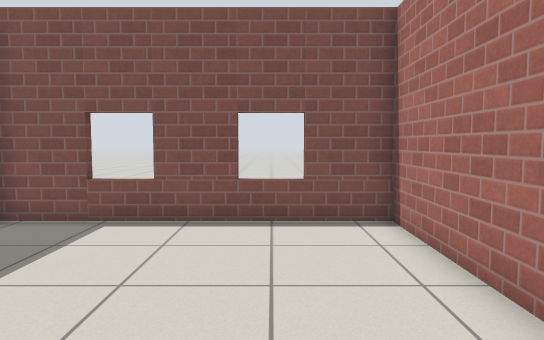
[1] (above)

24 first-person views from a walk through a Gazebo world. The camera is 0.94 m above the floor, tilts 4° down and sees 70° across. The floor is counted in squares, 0.5 m on a side. Each view is taken from the middle of a square. On the plan, view 1 faces up. The plan holds only what a view shows up to about 19 squares ahead; the rest is blank. Gazebo's built-in surfaces are drawn with simple patterns.

[2]
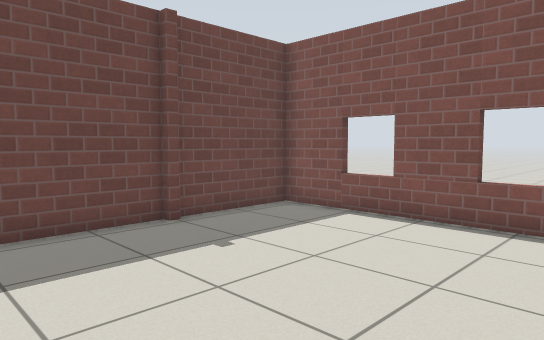

[3]
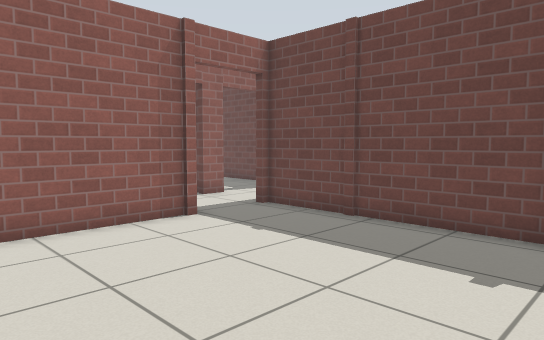

[4]
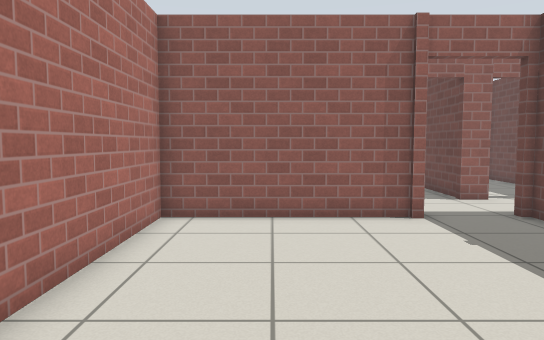

[5]
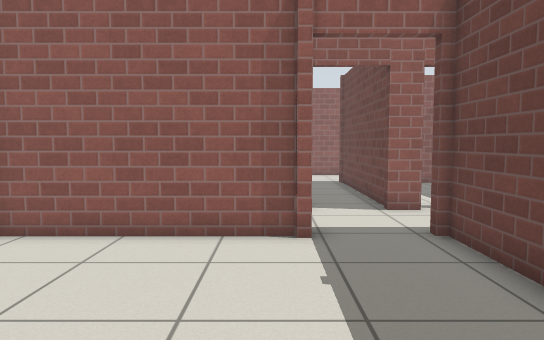

[6]
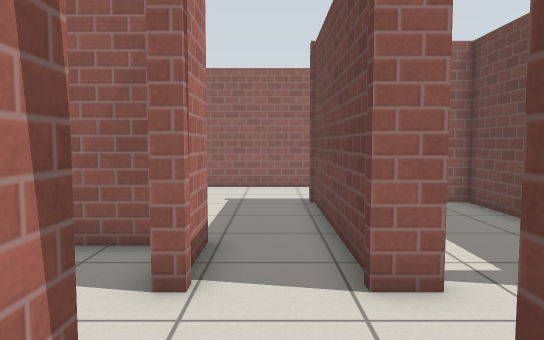

[7]
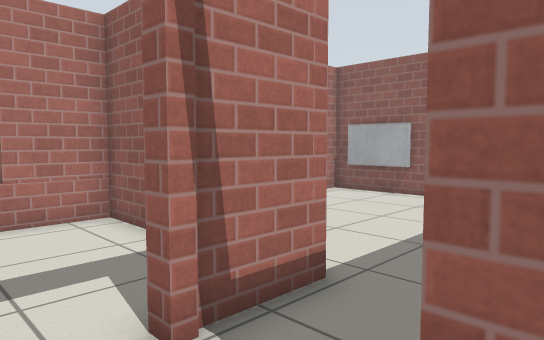

[8]
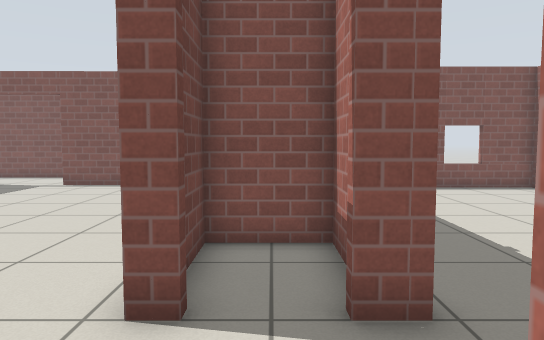

[9]
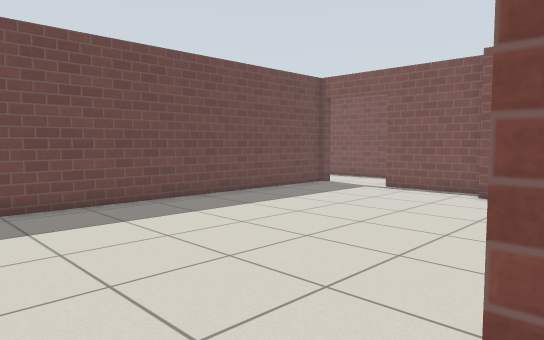

[10]
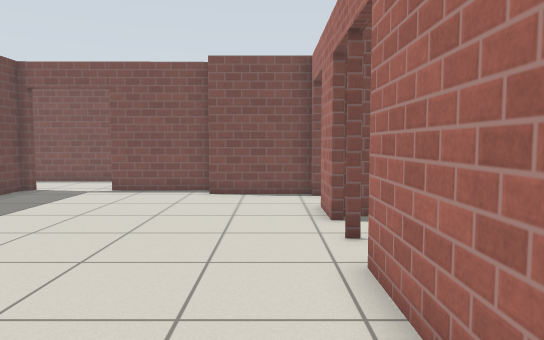

[11]
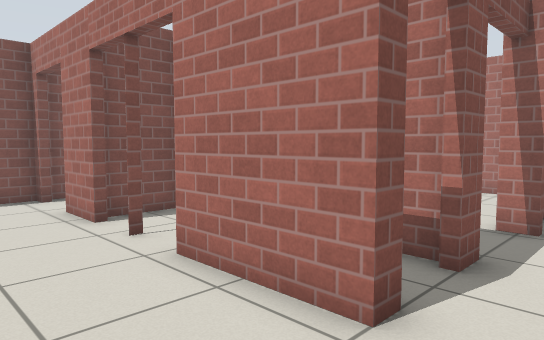

[12]
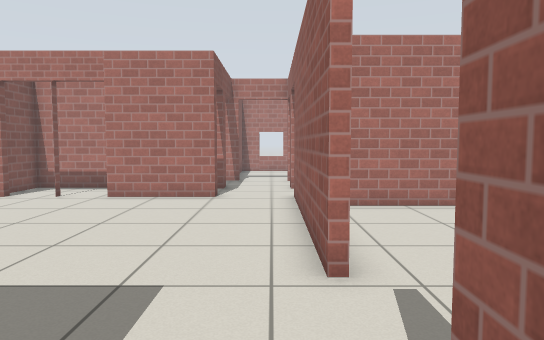

[13]
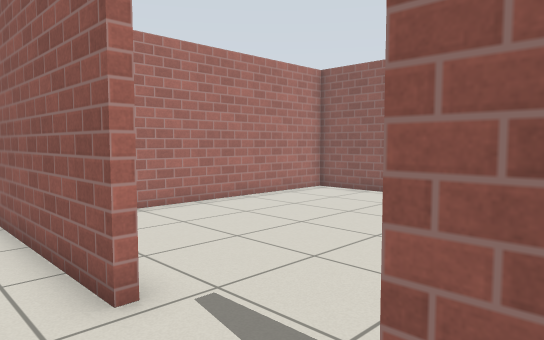

[14]
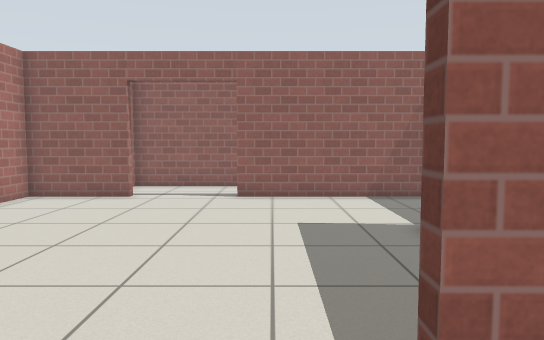

[15]
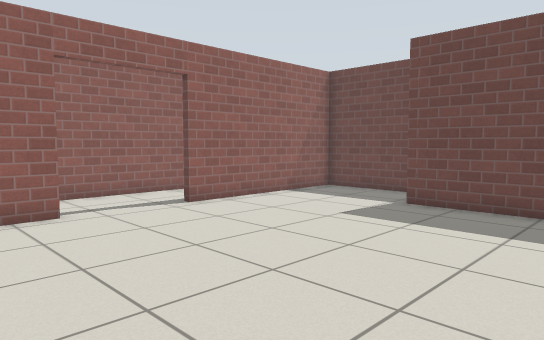

[16]
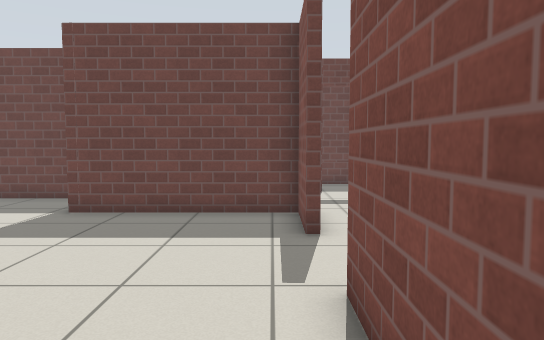

[17]
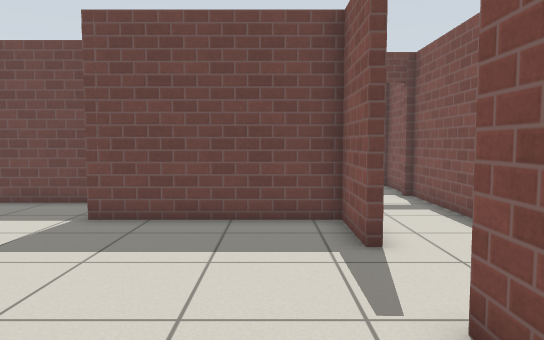

[18]
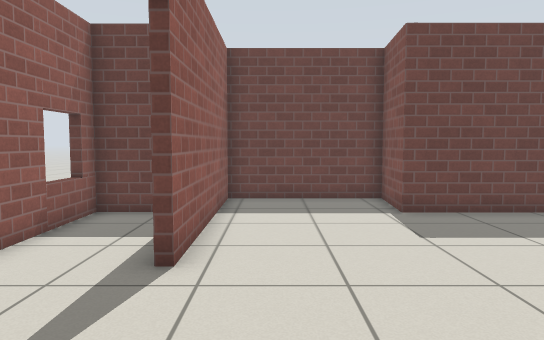

[19]
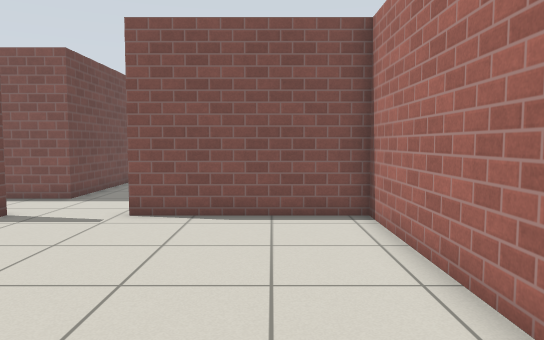

[20]
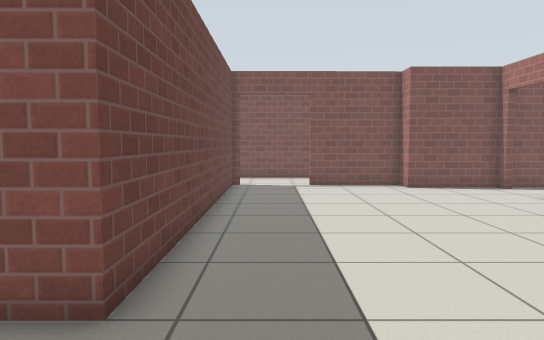

[21]
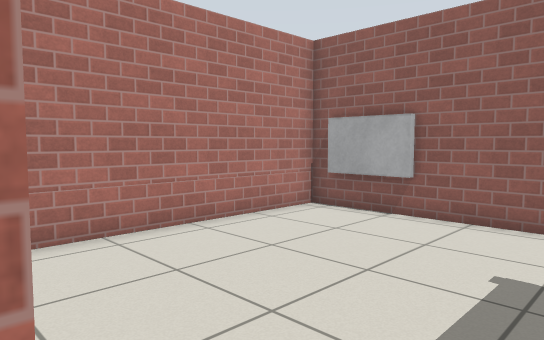

[22]
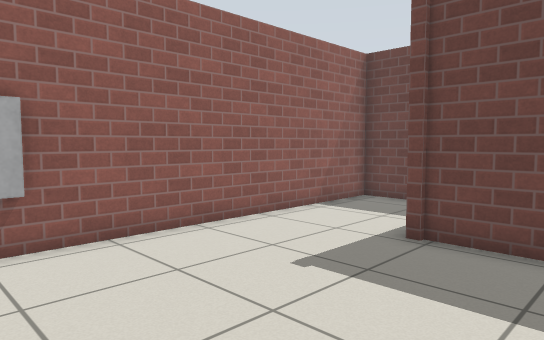

[23]
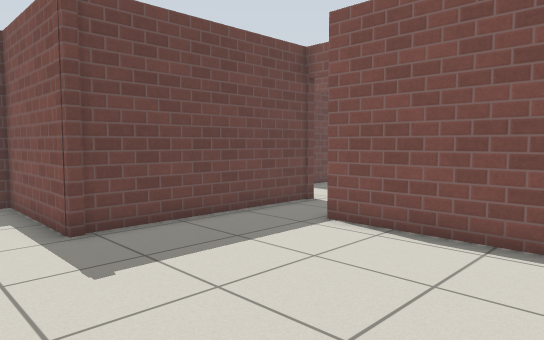

[24]
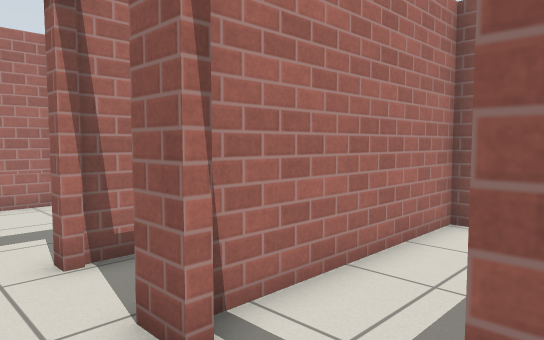

### Floor plan
Ten units are one square. View 1 is at (0, 0); x grows to the right and y downward. Boxes are objects, and circles mark ways between rooms. Rooms are numbered by the first view taken in them; rooms with no view inside come last. Other rooms are left out.
<svg viewBox="-266 -108 300 321">
<path fill="none" stroke="#000" d="M-66 -49 -66 27M-38 27 28 27 29 -92 -66 -92 -66 -53M-96 -43 -96 -64M-90 30 -96 30 -96 -8M-177 58 -94 58M-63 30 -72 30M-96 -92 -133 -92 -133 -103 -173 -102M-72 58 -63 58M-203 -102 -208 -102 -208 30M-112 105 -112 132 -100 132M-66 132 -66 64M-208 30 -215 30M-218 60 -208 60M-150 175 -115 175 -115 61 -177 61M-208 60 -208 63 -234 63 -234 125 -261 123 -261 175 -188 175M8 83 -38 83 -38 58M14 175 27 175 28 97M-63 58 -63 135 -113 135M-112 157 -112 175 -4 175M-234 191 -234 208 -140 208M8 80 28 80 28 56M-38 58 -34 58M-29 80 -14 80M-34 33 -38 33M-69 -18 -69 -48 -92 -48M-69 26 -69 -2 -93 -2 -93 20"/>
<circle cx="-48" cy="45" r="3" fill="#2a7"/>
<circle cx="-85" cy="60" r="3" fill="#2a7"/>
<circle cx="-210" cy="45" r="3" fill="#2a7"/>
<circle cx="-190" cy="60" r="3" fill="#2a7"/>
<circle cx="-95" cy="-25" r="3" fill="#2a7"/>
<circle cx="-85" cy="30" r="3" fill="#2a7"/>
<circle cx="-165" cy="180" r="3" fill="#2a7"/>
<text x="-20" y="-30">1</text>
<text x="-150" y="-10">2</text>
<text x="-90" y="90">3</text>
<text x="-220" y="40">4</text>
<text x="-180" y="120">5</text>
<text x="-30" y="130">6</text>
<text x="-190" y="190">7</text>
<text x="0" y="50">8</text>
<text x="-80" y="-30">9</text>
<text x="-80" y="10">10</text>
</svg>
Room 1 opens to room 2. Room 2 opens to room 3. Room 2 opens to room 4. Room 2 opens to room 5. Room 2 opens to room 9. Room 2 opens to room 10. Room 5 opens to room 7.

Where each view was taken, in squares from view 1:
view 1: 0 up, 0 right, facing up
view 2: 0 up, 2 right, facing up-left
view 3: 6 up, 2 right, facing down-left
view 4: 7 up, 0 right, facing down
view 5: 5 up, 3 left, facing down
view 6: 1 down, 5 left, facing down
view 7: 4 down, 7 left, facing down-right
view 8: 7 down, 8 left, facing up
view 9: 5 down, 9 left, facing up-left
view 10: 5 down, 11 left, facing up
view 11: 5 down, 13 left, facing up-right
view 12: 5 down, 23 left, facing right
view 13: 4 down, 22 left, facing down-right
view 14: 4 down, 20 left, facing down
view 15: 7 down, 12 left, facing down-left
view 16: 7 down, 13 left, facing left
view 17: 8 down, 14 left, facing left
view 18: 16 down, 13 left, facing left
view 19: 16 down, 14 left, facing up
view 20: 7 down, 19 left, facing up
view 21: 8 down, 5 left, facing down-right
view 22: 10 down, 1 right, facing down-left
view 23: 16 down, 2 right, facing up-left
view 24: 4 down, 10 left, facing down-right
